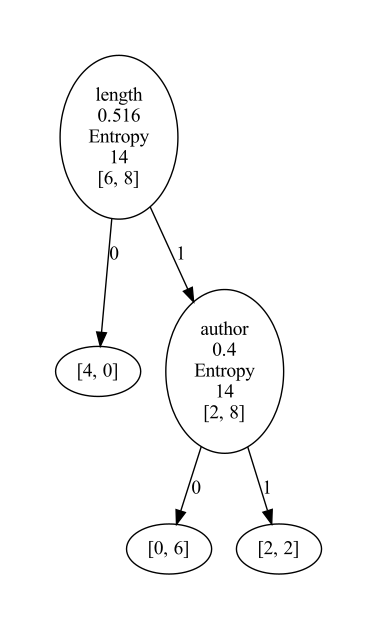

The Python source for this figure:
import sys
sys.path.append("../models")
import numpy as np
import pandas as pd
import joblib
import matplotlib.pyplot as plt
from sklearn.model_selection import train_test_split
from DecisionTree import DecisionTree

df = pd.read_csv("../datasets/fictional_reading_place.csv")   #Tarea 3): Se carga el dataset en la forma usual a X,y

df['user_action'] = df['user_action'].replace({'skips':0, 'reads': 1})
df['author'] = df['author'].replace({'known':0, 'unknown': 1})
df['thread'] = df['thread'].replace({'new':0, 'follow_up': 1})
df['length'] = df['length'].replace({'long':0, 'short': 1}) 
df['where_read'] = df['where_read'].replace({'home':0, 'work': 1}) 

X = df.drop('user_action', axis=1).drop('example', axis=1)   #Tarea 3): Se carga el dataset en la forma usual a X,y
y = df['user_action']              #Tarea 3): Se carga el dataset en la forma usual a X,y
X_train, X_test, y_train, y_test = train_test_split(X, y, test_size=0.2, random_state=42)      #Tarea 4): Se crea crean X_train, y_train, X_test, y_test

print(X_train)
print(y_train)
cls = DecisionTree()  #Tarea 5): Se entrena con X_train (método fit) el árbol.

cls.fit(X_train, y_train)    #Tarea 5): Se entrena con X_train (método fit) el árbol.    

cls.print_tree()


preds =  cls.predict(X_test)  
print(preds)
print(y_test)       
                                                                            #Tarea 6) : Se evalúa el árbol (valida usando X_test, y_test) mostrando exactitud, precisión, recall, F1. En los casos de target binario se muestra la matriz de confusión.


joblib.dump(cls, '../persist/fictional_reading_place.pkl')                                 #Tarea 7): Se salva (exporta, serializa) el modelo.


dot = cls.visualize_tree()                                   #Tarea 8) Se visualiza el árbol entrenado (puede ser generando un pdf).
dot.render("../view/fictional_reading_place", format="pdf", cleanup=True)
print("Graph generated as fictional_reading_place.pdf")
